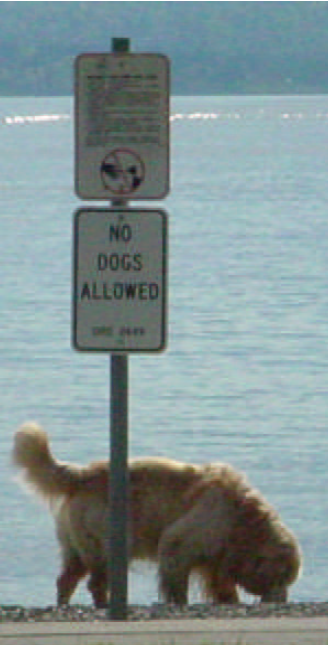
#> input picture data/dog_example.png, 328 x 645 px
$ python V2_main.py
#> lines starting #> are read from the running program, lines starting #| are printed output that depends on the picture; after the words box and inside, x2 and y2 are one past the last pixel; in counts of white or black regions, pixels touching at a corner belong together; pictures that were not available may be replaced by others from this repository, and a replacement may not be noted
import pandas as pd
import numpy as np
from glob import glob
from scipy import ndimage
import matplotlib.pylab as plt
from matplotlib.animation import FuncAnimation
from alternative_utils import *
from V2_utils import *
import os
import random
import time

# Rendre le chemin robuste quel que soit le dossier d'exécution
data_dir = os.path.abspath(os.path.join(os.path.dirname(__file__), '..', 'data'))
original_filepaths = glob(os.path.join(data_dir, '*original.webp'))
mask_filepaths = glob(os.path.join(data_dir, '*mask.webp'))

'''def targetify(mask):
    return image * mask[..., None] '''


class Inpainting():
    """A class that implements Exemplar-based inpainting method based on the article."""

    """Loading data"""
    def fast_load_image_from_database(self, filename_original="entete-textures.jpg", filename_mask="entete-textures.mask.webp", create_mask=0):
        """Loads our image and mask
        - If ``create_mask`` is true, allow us to generate a mask by inputing the 4 values defining the rectangle"""
#> called with filename_original = 'dog_example.png', filename_mask = 'dog_example.mask.webp', create_mask = 0
        # Chemin absolu du dossier 'data' (voisin de 'src')
        script_dir = os.path.dirname(__file__)
        data_dir = os.path.abspath(os.path.join(script_dir, '..', 'data'))

        # Chargement de l'image
        image_path = os.path.join(data_dir, filename_original)
        self.image = plt.imread(image_path).copy()  # ✅ .copy() pour rendre modifiable
#> self.image is the input picture: shape (645, 328, 4) float32; mean R, G, B, A 0.51, 0.576, 0.581, 1

        # Chargement du masque
        if create_mask:
            self.mask = add_mask_rect(image=self.image)
        else:
            mask_path  = os.path.join(data_dir, filename_mask)
            self.mask  = plt.imread(mask_path)
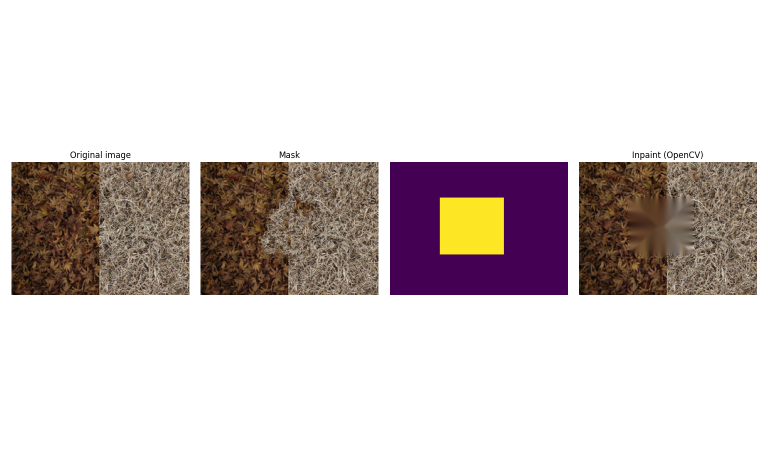
#> input picture naturaltexture.png, 1536 x 914 px, given in place of dog_example.mask.webp, which was not available (shown at 1/2 size)
#> self.mask is the input picture: shape (914, 1536, 4) float32; mean R, G, B, A 0.838, 0.806, 0.802, 1

        # Si le masque est RGB → on garde un canal
        if self.mask.ndim == 3:
            self.mask = self.mask[..., 0]
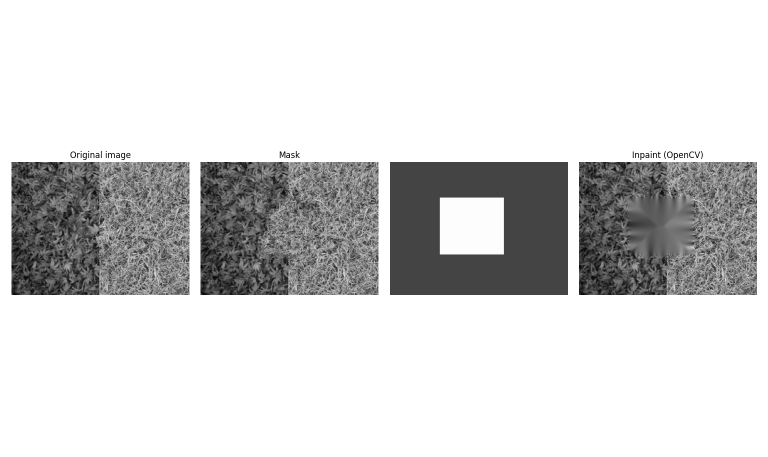
#> self.mask: shape (914, 1536) float32 (shown at 1/2 size); min 0, max 1, mean 0.839

        # Binarisation
        self.mask = (self.mask > 0).astype(np.uint8)
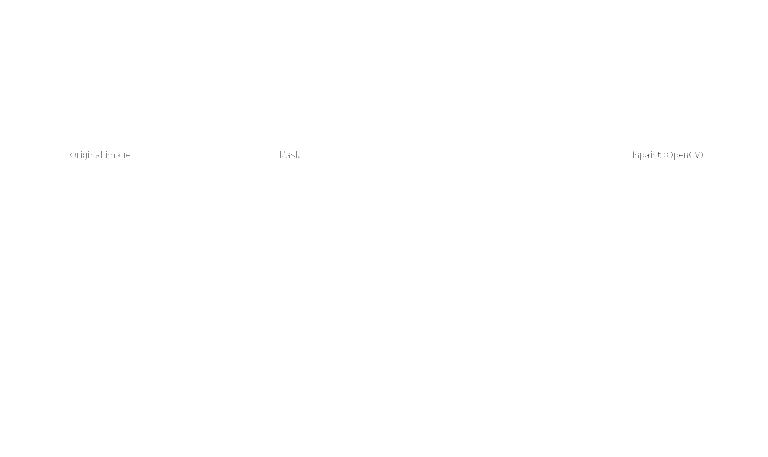
#> self.mask: shape (914, 1536) (shown at 1/2 size); values 0 (black) and 1 (white), 100% white; black in thin lines or dots, all inside (x1, y1, x2, y2) = (141, 302, 1405, 320)

        print(f"Image chargée : {filename_original}")
        print(f"Masque chargé")

    """Getters and initialisation"""
    def get_contour(self):
        return self.target_region - ndimage.binary_erosion(self.target_region).astype(np.uint8)
    def get_source_region(self):
#> (the run stopped early here; a loop or call above may not have finished)
